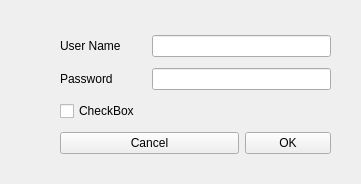
<?xml version="1.0" encoding="UTF-8"?>
<ui version="4.0">
 <class>Login_Form</class>
 <widget class="QWidget" name="Login_Form">
  <property name="geometry">
   <rect>
    <x>0</x>
    <y>0</y>
    <width>361</width>
    <height>184</height>
   </rect>
  </property>
  <property name="windowTitle">
   <string>Form</string>
  </property>
  <widget class="QWidget" name="">
   <property name="geometry">
    <rect>
     <x>60</x>
     <y>30</y>
     <width>271</width>
     <height>131</height>
    </rect>
   </property>
   <layout class="QGridLayout" name="gridLayout">
    <item row="4" column="2">
     <widget class="QPushButton" name="ok_button">
      <property name="text">
       <string>OK</string>
      </property>
     </widget>
    </item>
    <item row="0" column="0">
     <widget class="QLabel" name="user_name">
      <property name="text">
       <string>User Name</string>
      </property>
     </widget>
    </item>
    <item row="1" column="1" colspan="2">
     <widget class="QLineEdit" name="password_input">
      <property name="enabled">
       <bool>true</bool>
      </property>
      <property name="autoFillBackground">
       <bool>false</bool>
      </property>
      <property name="echoMode">
       <enum>QLineEdit::Password</enum>
      </property>
     </widget>
    </item>
    <item row="1" column="0">
     <widget class="QLabel" name="password">
      <property name="text">
       <string>Password</string>
      </property>
     </widget>
    </item>
    <item row="4" column="0" colspan="2">
     <widget class="QPushButton" name="cancel_button">
      <property name="text">
       <string>Cancel</string>
      </property>
     </widget>
    </item>
    <item row="0" column="1" colspan="2">
     <widget class="QLineEdit" name="user_input"/>
    </item>
    <item row="2" column="0">
     <widget class="QCheckBox" name="checkBox">
      <property name="text">
       <string>CheckBox</string>
      </property>
     </widget>
    </item>
   </layout>
  </widget>
 </widget>
 <resources/>
 <connections/>
</ui>
